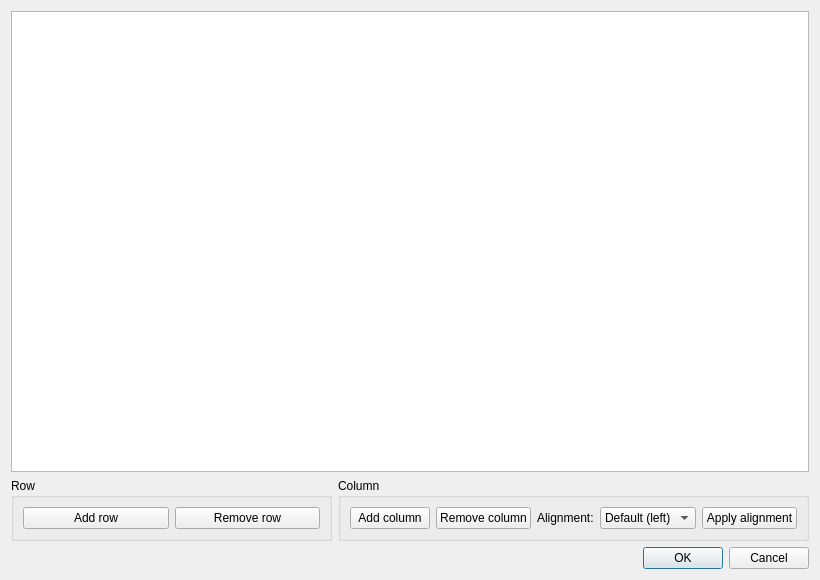
<?xml version="1.0" encoding="UTF-8"?>
<ui version="4.0">
 <class>MarkdownTableDialog</class>
 <widget class="QDialog" name="MarkdownTableDialog">
  <property name="geometry">
   <rect>
    <x>0</x>
    <y>0</y>
    <width>820</width>
    <height>580</height>
   </rect>
  </property>
  <property name="windowTitle">
   <string>Edit Markdown table</string>
  </property>
  <layout class="QVBoxLayout" name="verticalLayout">
   <item>
    <widget class="QTableWidget" name="tableWidget">
     <property name="selectionMode">
      <enum>QAbstractItemView::ExtendedSelection</enum>
     </property>
     <property name="selectionBehavior">
      <enum>QAbstractItemView::SelectItems</enum>
     </property>
    </widget>
   </item>
   <item>
    <layout class="QHBoxLayout" name="controlsLayout">
     <item>
      <widget class="QGroupBox" name="rowGroupBox">
       <property name="title">
        <string>Row</string>
       </property>
       <layout class="QHBoxLayout" name="rowLayout">
        <item>
         <widget class="QPushButton" name="addRowButton">
          <property name="text">
           <string>Add row</string>
          </property>
          <property name="icon">
           <iconset theme="list-add" resource="../breeze-qownnotes.qrc">
            <normaloff>:/icons/breeze-qownnotes/16x16/list-add.svg</normaloff>:/icons/breeze-qownnotes/16x16/list-add.svg</iconset>
          </property>
         </widget>
        </item>
        <item>
         <widget class="QPushButton" name="removeRowButton">
          <property name="text">
           <string>Remove row</string>
          </property>
          <property name="icon">
           <iconset theme="list-remove" resource="../breeze-qownnotes.qrc">
            <normaloff>:/icons/breeze-qownnotes/16x16/list-remove.svg</normaloff>:/icons/breeze-qownnotes/16x16/list-remove.svg</iconset>
          </property>
         </widget>
        </item>
       </layout>
      </widget>
     </item>
     <item>
      <widget class="QGroupBox" name="columnGroupBox">
       <property name="title">
        <string>Column</string>
       </property>
       <layout class="QHBoxLayout" name="columnLayout">
        <item>
         <widget class="QPushButton" name="addColumnButton">
          <property name="text">
           <string>Add column</string>
          </property>
          <property name="icon">
           <iconset theme="list-add" resource="../breeze-qownnotes.qrc">
            <normaloff>:/icons/breeze-qownnotes/16x16/list-add.svg</normaloff>:/icons/breeze-qownnotes/16x16/list-add.svg</iconset>
          </property>
         </widget>
        </item>
        <item>
         <widget class="QPushButton" name="removeColumnButton">
          <property name="text">
           <string>Remove column</string>
          </property>
          <property name="icon">
           <iconset theme="list-remove" resource="../breeze-qownnotes.qrc">
            <normaloff>:/icons/breeze-qownnotes/16x16/list-remove.svg</normaloff>:/icons/breeze-qownnotes/16x16/list-remove.svg</iconset>
          </property>
         </widget>
        </item>
        <item>
         <widget class="QLabel" name="alignmentLabel">
          <property name="text">
           <string>Alignment:</string>
          </property>
         </widget>
        </item>
        <item>
         <widget class="QComboBox" name="alignmentComboBox">
          <property name="toolTip">
           <string>Alignment of the selected column. Click a column header to select it.</string>
          </property>
          <item>
           <property name="text">
            <string>Default (left)</string>
           </property>
          </item>
          <item>
           <property name="text">
            <string>Left</string>
           </property>
          </item>
          <item>
           <property name="text">
            <string>Center</string>
           </property>
          </item>
          <item>
           <property name="text">
            <string>Right</string>
           </property>
          </item>
         </widget>
        </item>
        <item>
         <widget class="QPushButton" name="applyAlignmentButton">
          <property name="text">
           <string>Apply alignment</string>
          </property>
          <property name="toolTip">
           <string>Apply the selected alignment to the currently selected column(s). Click a column header first to select it.</string>
          </property>
         </widget>
        </item>
       </layout>
      </widget>
     </item>
    </layout>
   </item>
   <item>
    <widget class="QDialogButtonBox" name="buttonBox">
     <property name="orientation">
      <enum>Qt::Horizontal</enum>
     </property>
     <property name="standardButtons">
      <set>QDialogButtonBox::Cancel|QDialogButtonBox::Ok</set>
     </property>
    </widget>
   </item>
  </layout>
 </widget>
 <resources>
  <include location="../breeze-qownnotes.qrc"/>
 </resources>
 <connections>
  <connection>
   <sender>buttonBox</sender>
   <signal>accepted()</signal>
   <receiver>MarkdownTableDialog</receiver>
   <slot>accept()</slot>
   <hints>
    <hint type="sourcelabel">
     <x>400</x>
     <y>550</y>
    </hint>
    <hint type="destinationlabel">
     <x>400</x>
     <y>580</y>
    </hint>
   </hints>
  </connection>
  <connection>
   <sender>buttonBox</sender>
   <signal>rejected()</signal>
   <receiver>MarkdownTableDialog</receiver>
   <slot>reject()</slot>
   <hints>
    <hint type="sourcelabel">
     <x>400</x>
     <y>550</y>
    </hint>
    <hint type="destinationlabel">
     <x>400</x>
     <y>580</y>
    </hint>
   </hints>
  </connection>
 </connections>
</ui>
